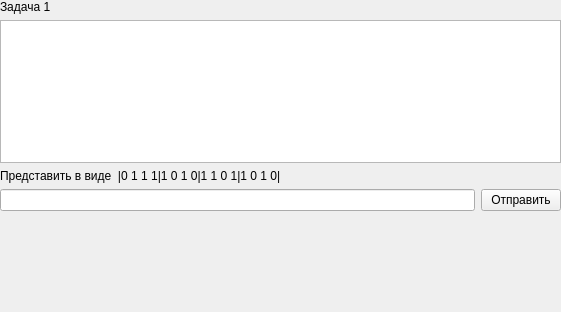
<?xml version="1.0" encoding="UTF-8"?>
<ui version="4.0">
 <class>task1</class>
 <widget class="QWidget" name="task1">
  <property name="geometry">
   <rect>
    <x>0</x>
    <y>0</y>
    <width>561</width>
    <height>312</height>
   </rect>
  </property>
  <property name="windowTitle">
   <string>Form</string>
  </property>
  <widget class="QWidget" name="verticalLayoutWidget">
   <property name="geometry">
    <rect>
     <x>0</x>
     <y>0</y>
     <width>561</width>
     <height>211</height>
    </rect>
   </property>
   <layout class="QVBoxLayout" name="verticalLayout">
    <item>
     <widget class="QLabel" name="label_task">
      <property name="text">
       <string>Задача 1</string>
      </property>
     </widget>
    </item>
    <item>
     <widget class="QTextEdit" name="textEdit"/>
    </item>
    <item>
     <widget class="QLabel" name="label">
      <property name="text">
       <string>Представить в виде  |0 1 1 1|1 0 1 0|1 1 0 1|1 0 1 0|</string>
      </property>
     </widget>
    </item>
    <item>
     <layout class="QHBoxLayout" name="horizontalLayout">
      <item>
       <widget class="QLineEdit" name="lineEdit_answer"/>
      </item>
      <item>
       <widget class="QPushButton" name="send_answer_but">
        <property name="text">
         <string>Отправить</string>
        </property>
       </widget>
      </item>
     </layout>
    </item>
   </layout>
  </widget>
  <widget class="QLabel" name="label_2">
   <property name="geometry">
    <rect>
     <x>100</x>
     <y>230</y>
     <width>351</width>
     <height>61</height>
    </rect>
   </property>
   <property name="font">
    <font>
     <pointsize>24</pointsize>
     <bold>true</bold>
    </font>
   </property>
   <property name="text">
    <string/>
   </property>
  </widget>
 </widget>
 <resources/>
 <connections/>
</ui>
